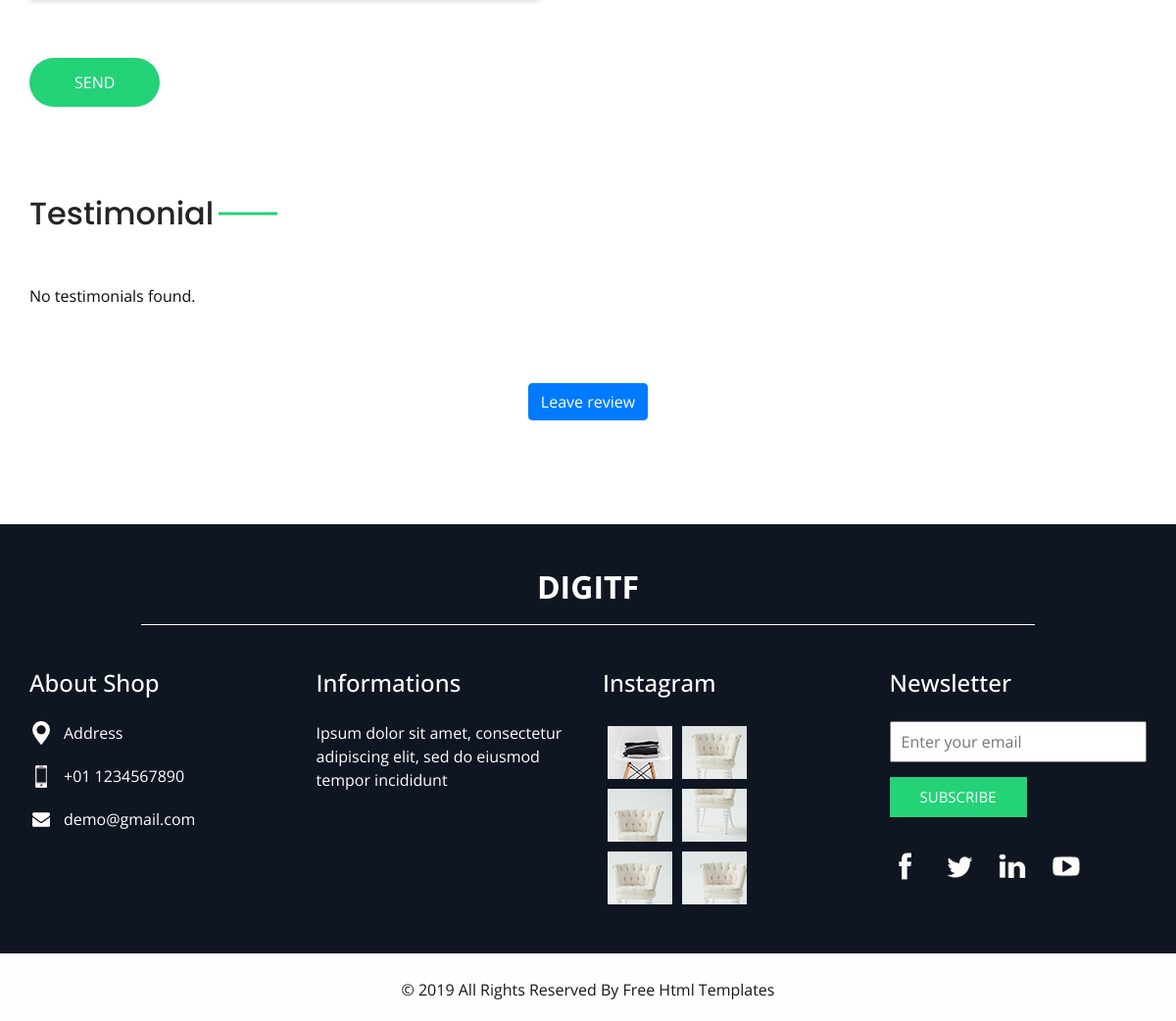
Before: / (lower part) with the older database file.
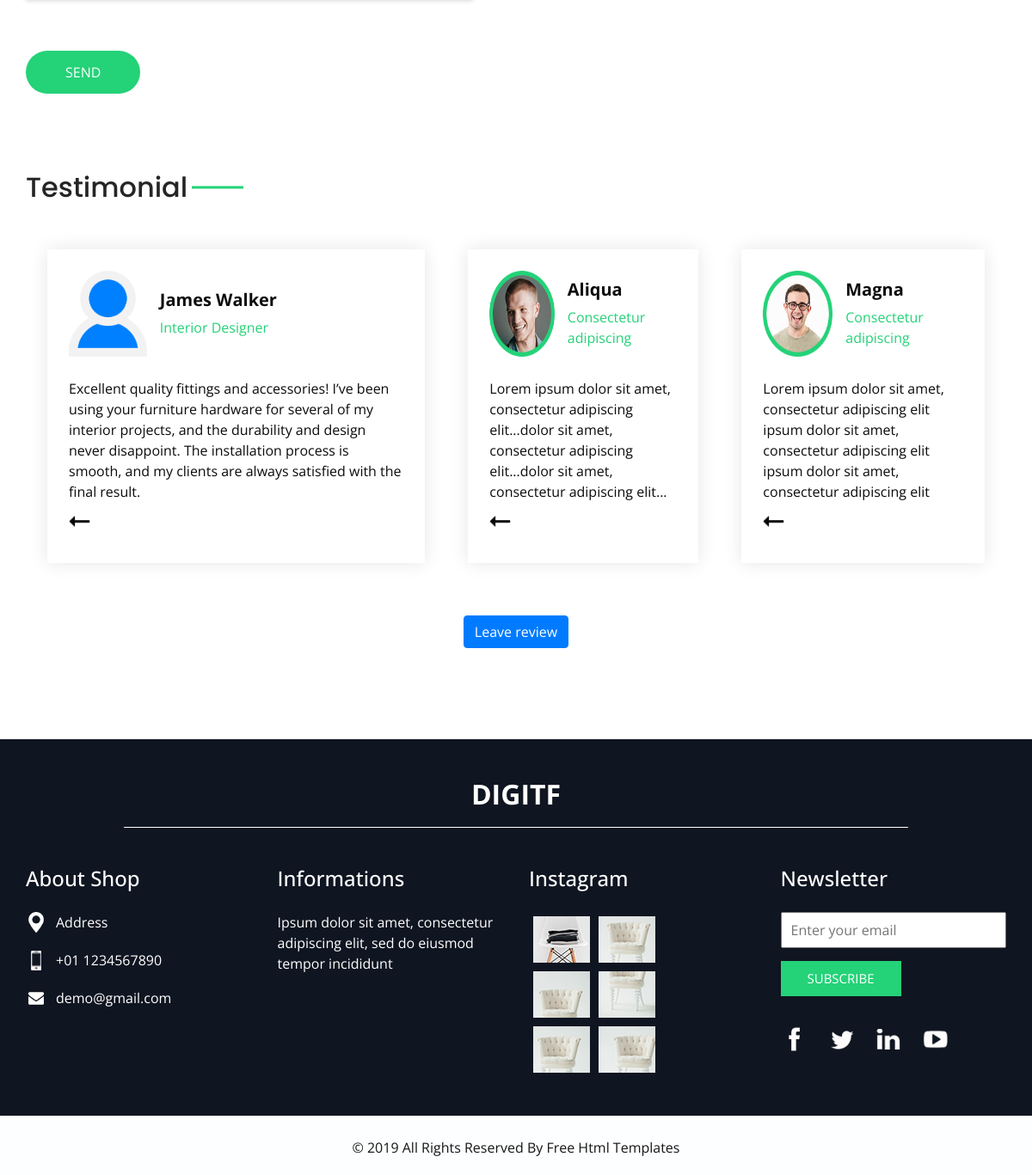
After: the same page with the newer database file.
### tables this page shows
CREATE TABLE `testimonials` (
  `id` int(11) NOT NULL,
  `name` varchar(100) NOT NULL,
  `role` varchar(100) DEFAULT NULL,
  `message` text NOT NULL,
  `image_path` varchar(255) DEFAULT NULL
);

### _inc/classes/dbh.classes.php (called while the page is built)
<?php
class Dbh {
    protected function connect() {
        try {
            $username = "root";
            $password = "";
            $dbh = new PDO('mysql:host=localhost;dbname=ooplogin', $username, $password);
            return $dbh;
        } catch (PDOException $e) {
            print "Error!: " . $e->getMessage() . "<br/>";
            die();
        }
    }
}
?>

### _inc/classes/testemonial.php (called while the page is built, shortened)
<?php
include_once "dbh.classes.php";
class Testimonial extends Dbh {
    public function getAllTestimonials() {
        $sql = "SELECT * FROM testimonials ORDER BY id DESC LIMIT 3";
        $stmt = $this->connect()->prepare($sql);
        $stmt->execute();
        $results = $stmt->fetchAll(PDO::FETCH_ASSOC);
        return $results;
    }
}

### index.php (the view, shortened to what the changed rows need)
<?php
include_once 'php/header.php';
?>
<section class="client_section layout_padding-bottom">
    <div class="container">
        <div class="heading_container">
            <h2>Testimonial</h2>
        </div>
    </div>
    <div class="container">
        <div class="client_container layout_padding2">
            <?php include_once '_inc/displayTestemonials.php';  ?>
        </div>
    </div>
</section>
<?php include "php/info_section.php";
include 'php/footer.php'; ?>
</body>
</html>

### _inc/displayTestemonials.php
<?php
$testimonialObj = new Testimonial();
$testimonials = $testimonialObj->getAllTestimonials();
if ($testimonials) {
    foreach ($testimonials as $testimonial) {
        echo '<div class="client_box">';
        echo '  <div class="client-id">';
        echo '    <div class="img-box">';
        echo '      <img src="' . htmlspecialchars($testimonial["image_path"]) . '" alt="" width="100" height="100"/>';
        echo '    </div>';
        echo '    <div class="name">';
        echo '      <h5>' . htmlspecialchars($testimonial["name"]) . '</h5>';
        echo '      <p>' . htmlspecialchars($testimonial["role"]) . '</p>';
        echo '    </div>';
        echo '  </div>';
        echo '  <div class="detail">';
        echo '    <p>' . htmlspecialchars($testimonial["message"]) . '</p>';
        echo '    <div><div class="arrow_img"></div></div>';
        echo '  </div>';
        echo '</div>';
    }
} else {
    echo "<p>No testimonials found.</p>";
}
?>

### php/info_section.php (shortened to what the changed rows need)
<?php
$shop = "Digitf";
$images = [
    'images/i-1.jpg',
    'images/i-2.jpg',
    'images/i-3.jpg',
    'images/i-4.jpg',
    'images/i-5.jpg',
    'images/i-6.jpg'
];
$socials = [
    'facebook' => 'images/fb.png',
    'twitter' => 'images/twitter.png',
    'linkedin' => 'images/linkedin.png',
    'youtube' => 'images/youtube.png'
];
?>
<section class="info_section layout_padding2">
    <div class="container">
        <div class="info_logo">
            <h2><?= htmlspecialchars($shop) ?></h2>
        </div>
        <div class="row">
            <div class="col-md-3">
                <div class="info_insta">
                    <div class="insta_container">
                        <?php for ($i = 0; $i < count($images); $i += 2): ?>
                            <div>
                                <a href="#">
                                    <div class="insta-box b-<?= $i + 1 ?>"><img src="<?= $images[$i] ?>" alt=""></div>
                                </a>
                                <?php if (isset($images[$i + 1])): ?>
                                    <a href="#">
                                        <div class="insta-box b-<?= $i + 2 ?>"><img src="<?= $images[$i + 1] ?>" alt=""></div>
                                    </a>
                                <?php endif; ?>
                            </div>
                        <?php endfor; ?>
                    </div>
                </div>
            </div>
            <div class="col-md-3">
                <div class="info_form">
                    <div class="social_box">
                        <?php foreach ($socials as $platform => $icon): ?>
                            <a href="#"><img src="<?= $icon ?>" alt="<?= $platform ?>"></a>
                        <?php endforeach; ?>
                    </div>
                </div>
            </div>
        </div>
    </div>
</section>

Changed rows visible on the page:
added testimonials: image_path (picture), name "James Walker", role "Interior Designer", message "Excellent quality fittings and accessories! I’ve been using your furniture hardware for several of my interior projects, and the durability and design never disappoint. The installation process is smooth, and my clients are always satisfied with the final result."
added testimonials: image_path (picture), name "Aliqua", role "Consectetur adipiscing", message "Lorem ipsum dolor sit amet, consectetur adipiscing elit...dolor sit amet, consectetur adipiscing elit...dolor sit amet, consectetur adipiscing elit..."
added testimonials: image_path (picture), name "Magna", role "Consectetur adipiscing", message "Lorem ipsum dolor sit amet, consectetur adipiscing elit ipsum dolor sit amet, consectetur adipiscing elit ipsum dolor sit amet, consectetur adipiscing elit"
Other visible differences:
text no longer shown: "No testimonials found."
